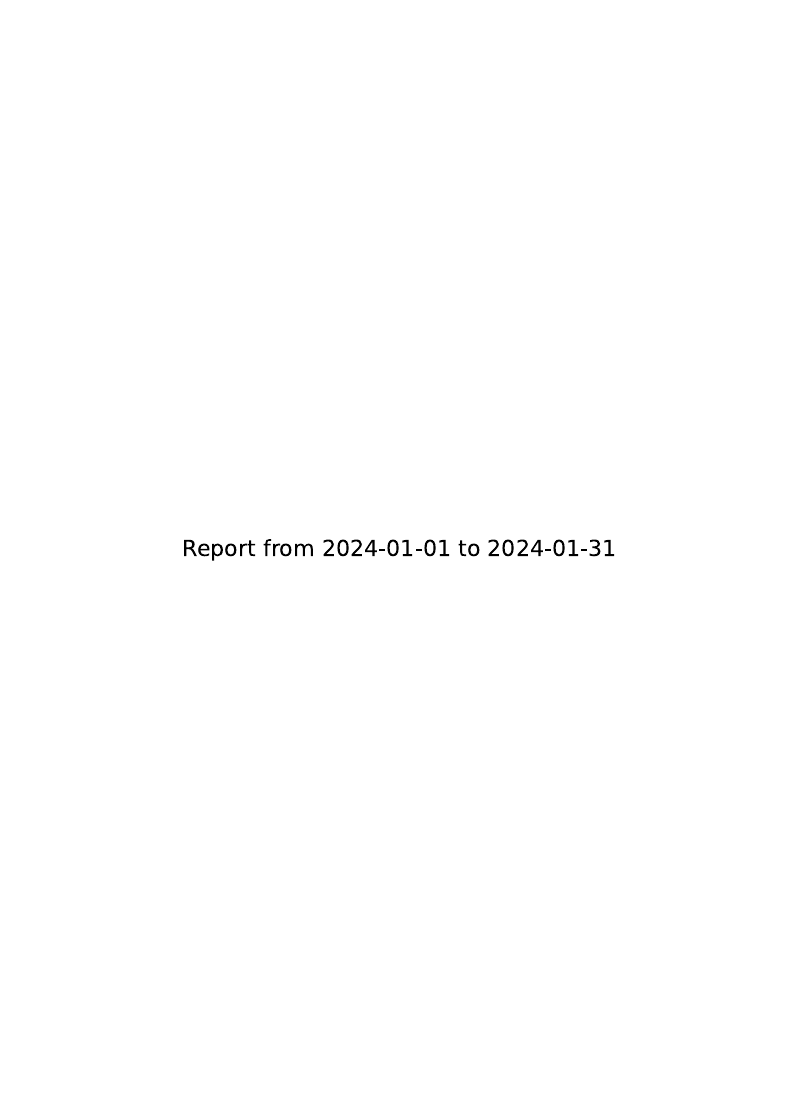

Reproduce this figure in Python.
import matplotlib as mpl
import requests
import argparse
import configparser
import base64
import logging
import os
import sys
from logging.handlers import RotatingFileHandler
from requests.auth import HTTPBasicAuth
from datetime import datetime
from datetime import date
from datetime import timedelta
import calendar
import pandas as pd
from matplotlib.backends.backend_pdf import PdfPages
import matplotlib.dates as mdates
import matplotlib.pyplot as plt
import io
from openpyxl.chart import LineChart, Reference
import openpyxl.utils.cell as utils
from openpyxl import Workbook
from openpyxl.utils.dataframe import dataframe_to_rows
from openpyxl import load_workbook
from dateutil.relativedelta import relativedelta





"""
    JiraReports - basic html tool to fetch reports from Jira cloud based on jira RESTful API.

    usage: JiraReports [-h] [-s STARTDATE] [-e ENDDATE] [-m] [-p] [-r REPORTS [REPORTS ...]] [-b BREAKDOWN] [-g]

           optional arguments:
             -h, --help            show this help message and exit
             -s STARTDATE          Start date for the report in the format of : YYYY-MM-DD
             -e ENDDATE            End date for teh report in the format of : YYYY-MM-DD
             -m                    Print reports menu
             -p                    Flag for periodic reports (used for CRON jobs)
             -r REPORTS [REPORTS ...] List of reports seperated by space
             -b BREAKDOWN          Break Down resolution - 'd' for day 'w' for week and 'm' for month
             -g                    Flag to generate graphical reports
"""


class Set:
    """
        Set - helper class, contains one set of a series.
    """

    def __init__(self, name, color):
        self.name = name
        self.color = color
        self.x = list()
        self.y = list()
        self.avg = 0
        self.cnt = 0
        self.type = None

    def calcMetrics(self):
        """
            calcMetrics() - a function to calculate the count and the average of all values to the set y values
        """
        for elem in self.y:
            self.cnt = self.cnt + elem
        self.avg = self.cnt / len(self.y)


class Report:
    """
        Report - helper class contains all the series in a report
    """

    def __init__(self, name):
        self.name = name
        self.series = list()

    def addSet(self, set):
        """
        addSet - addes a set to the serries
        """
        set.calcMetrics()
        self.series.append(set)


def initLogger(logFile):
    logging.basicConfig(
        handlers=[RotatingFileHandler(logFile, maxBytes=1000000, backupCount=5)],
        level=logging.INFO,
        format="[%(asctime)s] %(levelname)s [%(name)s.%(funcName)s:%(lineno)d] %(message)s",
        datefmt='%Y-%m-%dT%H:%M:%S')
    log = logging.getLogger("JIRAREPORTS")
    log.setLevel(logging.DEBUG)

    return log


def printMenu():
    """
        Print the menu , used for cli operation
    """
    print("{0:<10}{1:<11}{2:<11}".format("Report #", "|", "Description"))
    print('-' * 32)
    print("{0:<10}{1:<11}{2:<11}".format("15", "|", "Create vs Resolved"))
    print("{0:<10}{1:<11}{2:<11}".format("17", "|", "SLA Met vs Breached"))
    print("{0:<10}{1:<11}{2:<11}".format("25", "|", "SLA - Time"))
    print("{0:<10}{1:<11}{2:<11}".format("26", "|", "Cr by Type"))
    print("{0:<10}{1:<11}{2:<11}".format("27", "|", "Work Load"))


def parseInput(startTime, endTime, breakDown, reports):
    if not startTime:
        startTime = input("Please insert start date for the report (please set input as : YYYY-MM-DD)\n")
    if not endTime:
        endTime = input("Please insert end date for teh report (please set input as : YYYY-MM-DD)\n")
    if not breakDown:
        breakDown = input("Please insert report break down (d - date, w - week, m - month)\n")
    if not reports:
        print("please insert report number , multiple report can be selected by seperating them with a comma \",\":")
        printMenu()
        reports = input("Report(s): ").split(',')
    return startTime, endTime, breakDown, reports


def checkDate(value):
    y, m, d = value.split('-')
    if ((date.today() - datetime.strptime(value, "%Y-%m-%d").date()).days < 0):
        raise argparse.ArgumentTypeError("%s date can only be smaller than today" % value)
    return value


# ARG parser
def parseArgs():
    parser = argparse.ArgumentParser(prog='JiraReports', description='Fetch reports from Jira.')
    parser.add_argument('-s', dest="startDate", type=checkDate,
                        help='Start date for the report in the format of : YYYY-MM-DD')
    parser.add_argument('-e', dest='endDate', type=str, action='store',
                        help='End date for teh report in the format of : YYYY-MM-DD')
    parser.add_argument('-m', dest='menu', action='store_true', help='Print reports menu')
    parser.add_argument('-p', dest='periodic', action='store_true',
                        help='Flag for periodic reports (used for CRON jobs)')
    parser.add_argument('-r', dest='reports', type=str, action='store', nargs='+',
                        help='List of reports seperated by space')
    parser.add_argument('-b', dest='breakDown', type=str, action='store',
                        help='Break Down resolution - \'d\' for day \'w\' for week and \'m\' for month')
    parser.add_argument('-g', dest='graph', action='store_true', default=False,
                        help='Flag to generate graphical reports')

    return parser.parse_args()


def retriveReports(uri, auth, headers, startTime, endTime, breakDown, reports):
    print(startTime + " " + endTime)
    log = logging.getLogger('JIRAREPORTS')
    log.info("Starting retriveReports from JIRA")
    result = list()
    for rep in reports:
        url = uri + rep + "/date-range?startDate=" + startTime + "&endDate=" + endTime + "&timeBreakdown=" + breakDown
        # print(url)
        response = requests.request("GET", url, headers=headers, auth=auth)
        if response.status_code != 200:
            log.info('some issu occured with the JIRA API')
            log.info(response.text)
            sys.exit(0)
        jsn = response.json()
        # print(jsn)
        # result.append(jsn)
        reportLocal = Report(jsn["name"])
        for ser in jsn['series']:
            seriesLocal = Set(ser['label'], ser['color'])
            seriesLocal.type = ser["seriesType"]["yaxis"]['typeKey'].split('.')[-1]
            for ln in ser['data']:
                # adjust the winter time time zone
                addTime = timedelta(hours=2)
                seriesLocal.x.append((datetime.fromtimestamp(ln['x'] / 1e3) + addTime).date())
                multVal = 1
                if (seriesLocal.type == "duration"):
                    multVal = (0.001 / 3600)
                seriesLocal.y.append(ln['y'] * multVal)
            reportLocal.addSet(seriesLocal)
        result.append(reportLocal)
    return result


def excelout(results, filename):
    # Create a workbook and remove the default sheet
    workbook = Workbook()
    workbook.remove(workbook.active)
    for result in results:
        sheet_name = str(result.name).replace("/", " or ")
        worksheet = workbook.create_sheet(title=sheet_name)
        data = {}
        reports = result.series
        values = []
        desired_width = 20  # Adjust this value as needed
        for report in reports:
            values.append(report.name)
            data[result.name] = values
            for i in range(len(report.x)):
                x = str(report.x[i])
                y = round(report.y[i], 2) if isinstance(report.y[i], float) else report.y[i]
                if x in data:
                    data[x].append(y)
                else:
                    data[x] = [y]
        df = pd.DataFrame(data)
        df = df.transpose().reset_index()
        df.columns = ['Date'] + list(df.columns[1:])

        # Write the DataFrame to the Excel sheet
        for r_idx, row in enumerate(dataframe_to_rows(df, index=False, header=False), 1):
            worksheet.append(row)

        for col in worksheet.columns:
            worksheet.column_dimensions[utils.get_column_letter(col[0].column)].width = desired_width


        # Save workbook after all sheets are added
    workbook.save(filename)

    # Re-open the workbook to add charts
    workbook = load_workbook(filename)

    for result in results:
        sheet_name = str(result.name).replace("/", " or ")
        worksheet = workbook[sheet_name]
        chart = LineChart()
        chart.title = sheet_name

        for col in range(2, worksheet.max_column + 1):
            data = Reference(worksheet, min_col=col, min_row=1, max_row=worksheet.max_row, max_col=col)
            chart.add_data(data, titles_from_data=True)

        categories = Reference(worksheet, min_col=1, min_row=2, max_row=worksheet.max_row)
        chart.set_categories(categories)
        worksheet.add_chart(chart, f"G{worksheet.max_row + 2}")  # Dynamically place chart
        chart.height = 8
        chart.width = 20

    # Save workbook after all sheets are added
    workbook.save(filename)


def plotGraph(results):
    mpl.style.use('seaborn')
    fig, axs = plt.subplots(len(results))
    if (len(results) == 1):
        axs = [axs]
    i = 0
    for rep in results:
        for ser in rep.series:
            if ser.type == 'duration':
                val = ser.avg
            else:
                val = ser.cnt
            axs[i].plot(ser.x, ser.y, 'o-', color=ser.color, label=ser.name + ' - ' + str(val))
        axs[i].legend(bbox_to_anchor=(1.01, 0.66), loc="upper left")
        axs[i].set_title(rep.name)
        i = i + 1
    plt.show()


def generateGraphs(results):
    graphs = dict()
    mpl.style.use('seaborn')
    for rep in results:
        plt.clf()
        for ser in rep.series:
            if ser.type == 'duration':
                val = ser.avg
            else:
                val = ser.cnt
            plt.plot(ser.x, ser.y, 'o-', color=ser.color, label=ser.name + ' - ' + str(val))
        buff = io.BytesIO()
        locs, labels = plt.xticks()
        plt.xticks(mpl.dates.date2num(ser.x), labels=ser.x, rotation=45)
        plt.savefig(buff, format='png', dpi=300, edgecolor='black', bbox_inches='tight')
        imgEncoded = base64.b64encode(buff.getvalue()).decode("utf-8").replace("\n", "")
        graphs[rep.name] = imgEncoded
    return graphs


def jsons_to_pdf(json_list, pdf_filename, start_date_str, end_date_str):
    plots_generated = False
    start_date = datetime.strptime(start_date_str, "%Y-%m-%d")
    end_date = datetime.strptime(end_date_str, "%Y-%m-%d")

    with PdfPages(pdf_filename) as pdf:
        # Welcome page setup
        plt.figure(figsize=(8, 11))  # Standard US Letter page size in inches
        plt.axis('off')  # Turn off the axis
        welcome_text = f"Report from {start_date_str} to {end_date_str}"
        plt.text(0.5, 0.5, welcome_text, fontsize=16, ha='center', va='center', transform=plt.gcf().transFigure)
        pdf.savefig()  # Save the welcome page
        plt.close()

        for json_obj in json_list:
            fig, ax = plt.subplots(figsize=(16, 8))  # Half page for the graph
            report_name = json_obj['name']
            time = "'yAxisType': 'time'" in str(json_obj['series'])
            y_axis_label = 'Minutes' if time else 'CRs'

            ax.set_title(report_name, fontsize=12)
            ax.set_xlabel('Date', fontsize=12)
            ax.set_ylabel(y_axis_label, fontsize=12)

            # Additional ax2 for the second Y axis if necessary
            ax2 = ax.twinx()

            # Collect total texts
            total_texts = []

            for series in json_obj['series']:
                label = series['label']
                color = series['color']
                linestyle = series.get('linestyle', '-')
                marker = series.get('marker', 'o')
                data = pd.DataFrame(series['data'])
                data['x'] = pd.to_datetime(data['x'], unit='ms')
                if time:
                    data['y'] = data['y'] / 60000  # Convert to minutes if necessary
                ax.plot(data['x'], data['y'], label=label, color=color, linestyle=linestyle, marker=marker)

                # Compute and format total for this series
                total = int(data['y'].sum())
                if time:
                    if total > 60:
                        minutes = total % 60
                        total = int(total / 60)
                        total_texts.append(f"Total for {label}: {total} Hours and " + str(minutes) + " Minutes")
                    else:
                        total_texts.append(f"Total for {label}: {total} Minutes")
                else:
                    total_texts.append(f"Total for {label}: {total} CRs")



            # Format and set the X and Y axis
            ax.xaxis.set_major_formatter(mdates.DateFormatter('%Y-%m-%d'))
            ax.xaxis.set_major_locator(mdates.DayLocator())
            ax.set_xlim(start_date, end_date)
            ax.grid(True)
            ax.legend(loc='upper left')

            # Customize ax2 if used for dual Y-axis
            # ax2.set_ylabel('Second metric', fontsize=12)
            # ax2.legend(loc='upper right')

            fig.autofmt_xdate()

            # Save the graph page
            pdf.savefig(fig)
            plt.close(fig)

            # Text page for totals
            fig, ax = plt.subplots(figsize=(8, 5.5))  # Half page for the text
            plt.axis('off')  # Hide the axis for the text page
            text_y_position = 0.9
            for total_text in total_texts:
                ax.text(0.5, text_y_position, total_text, fontsize=12, ha='center', transform=ax.transAxes)
                text_y_position -= 0.1  # Move text down for each line

            # Save the text page
            pdf.savefig(fig)
            plt.close(fig)
            plots_generated = True

    if not plots_generated:
        print("No plots were generated. Please check the input data.")
    else:
        print(f"PDF file '{pdf_filename}' has been generated with the plots and data texts.")




def addMonthlyYTD(result, uri, auth, headers, startTime, endTime, reports):
    log = logging.getLogger('JIRAREPORTS')
    log.info("Starting YTD for Created VS resolved")
    rep = '15'
    reports.append(rep)
    # if int(endTime.split("-")[1]) >= 4:
    breakDown = 'm'
    # else:
    #     breakDown = 'w'
    print(reports)
    print(endTime)
    print(breakDown)
    if rep in reports:
        # url = uri + rep + "/date-range?startDate=" + startTime + "&endDate=" + endTime + "&timeBreakdown=" + breakDown

        url = uri + rep + "/date-range?startDate=" + startTime + "&endDate=" + endTime + "&timeBreakdown=" + breakDown
        print(url)
        response = requests.request("GET", url, headers=headers, auth=auth)
        if response.status_code != 200:
            log.info('some issu occured with the JIRA API')
            log.info(response.text)
            sys.exit(0)
        jsn = response.json()
        reportLocal = Report(jsn["name"])
        reportLocal.name = jsn["name"] + " by month"
        for ser in jsn['series']:
            seriesLocal = Set(ser['label'], ser['color'])
            seriesLocal.type = ser["seriesType"]["yaxis"]['typeKey'].split('.')[-1]
            for ln in ser['data']:
                # adjust the winter time time zone
                addTime = timedelta(hours=2)
                seriesLocal.x.append((datetime.fromtimestamp(ln['x'] / 1e3) + addTime).date())
                multVal = 1
                if (seriesLocal.type == "duration"):
                    multVal = (0.001 / 3600)
                seriesLocal.y.append(ln['y'] * multVal)
            reportLocal.addSet(seriesLocal)
        result.append(reportLocal)
    for x in result:
        print(x)
    return result


def main():
    dir = os.path.dirname(__file__)
    logFile = os.path.join(dir, 'log', 'JiraReports.log')
    log = initLogger(logFile)
    log.info("JiraReports is starting ...")
    args = parseArgs()
    if (args.menu):
        printMenu()
        return 0

    log.info('Starting config file parsing')
    cnf = configparser.ConfigParser()
    cnf.read('.\conf.ini')
    log.info('Finished config file parsing')
    auth = HTTPBasicAuth(cnf['JIRA']['user'], cnf['JIRA']['token'])
    headers = {"accept": "application/json"}
    url = cnf['JIRA']['url']
    if (args.periodic):
        log.info('Start periodic procedure')
        args.graph = False
        today = datetime.now().date()
        endYear = today.year
        endMonth = today.month
        if (endMonth == 1):
            startYear = endYear - 1
            startMonth = 12
            endYear = endYear -1
        else:
            startYear = endYear
            startMonth = endMonth - 1
        daysInMonth = calendar.monthrange(startYear, startMonth)[1]
        startTime = datetime(startYear, startMonth, 1).strftime("%Y-%m-%d")
        startTime_date = datetime(startYear, startMonth, 1)
        # Calculate six months ago
        six_months_ago = startTime_date - relativedelta(months=6)
        # Get the first day of the month six months ago
        first_day_six_months_ago = six_months_ago.replace(day=1)
        print(first_day_six_months_ago)
        first_day_six_months_ago = first_day_six_months_ago.strftime("%Y-%m-%d")
        endTime = datetime(endYear, startMonth, daysInMonth).strftime("%Y-%m-%d")
        print(startTime)
        print(endTime)
        breakDown = 'w'
        reports = cnf['JIRA']['defaultReports'].split(',')
        print(reports)
        results = retriveReports(url, auth, headers, startTime, endTime, breakDown, reports)
        results = addMonthlyYTD(results, url, auth, headers, first_day_six_months_ago, endTime, reports)



    else:
        startTime, endTime, breakDown, reports = parseInput(args.startDate, args.endDate, args.breakDown, args.reports)
        results = retriveReports(url, auth, headers, startTime, endTime, breakDown, reports)
        results = addMonthlyYTD(results, url, auth, headers, startTime, endTime, reports)



    excelout(results, "Jira Report " + startTime + " to " + endTime + ".xlsx")



if __name__ == "__main__":
    main()
    # try:
        # main()
    # except Exception as e:
    #     log = logging.getLogger('JIRAREPORTS')
    #     log.error("Unhandled exception occured:")
    #     log.exception(e)

